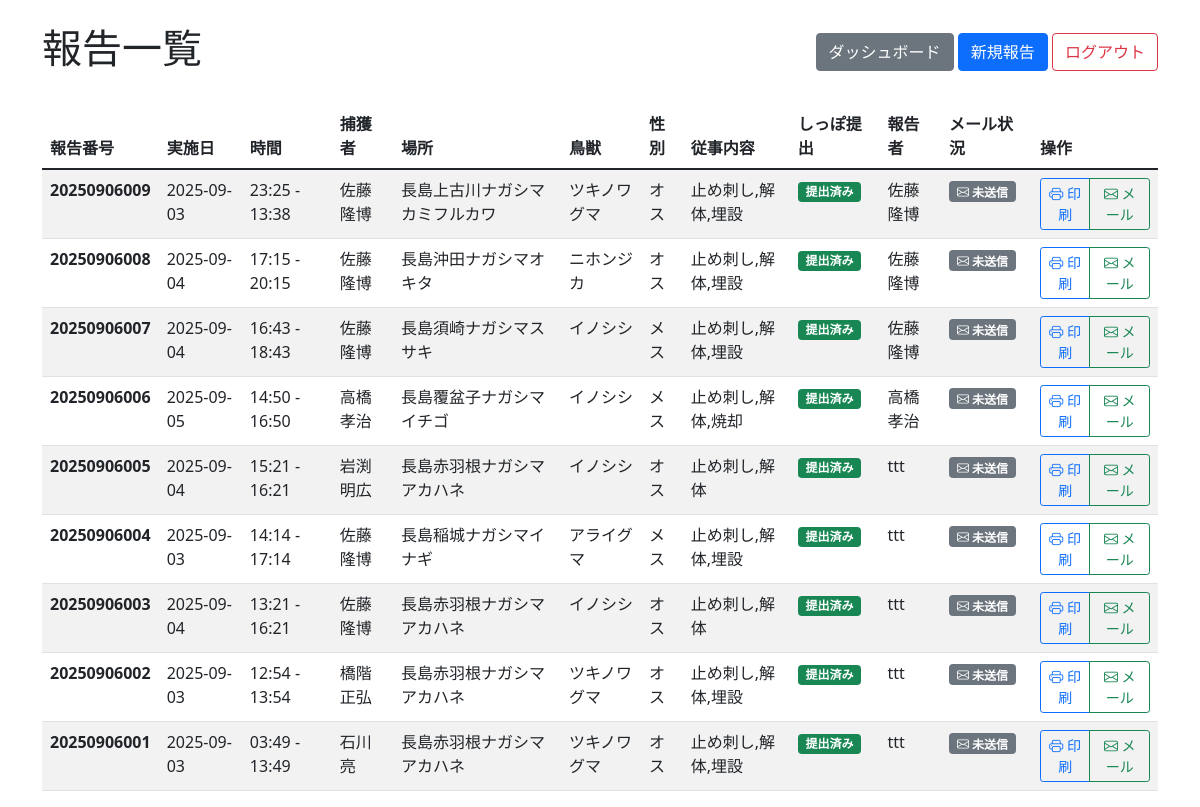
The app's page /reports (signed in), older data.
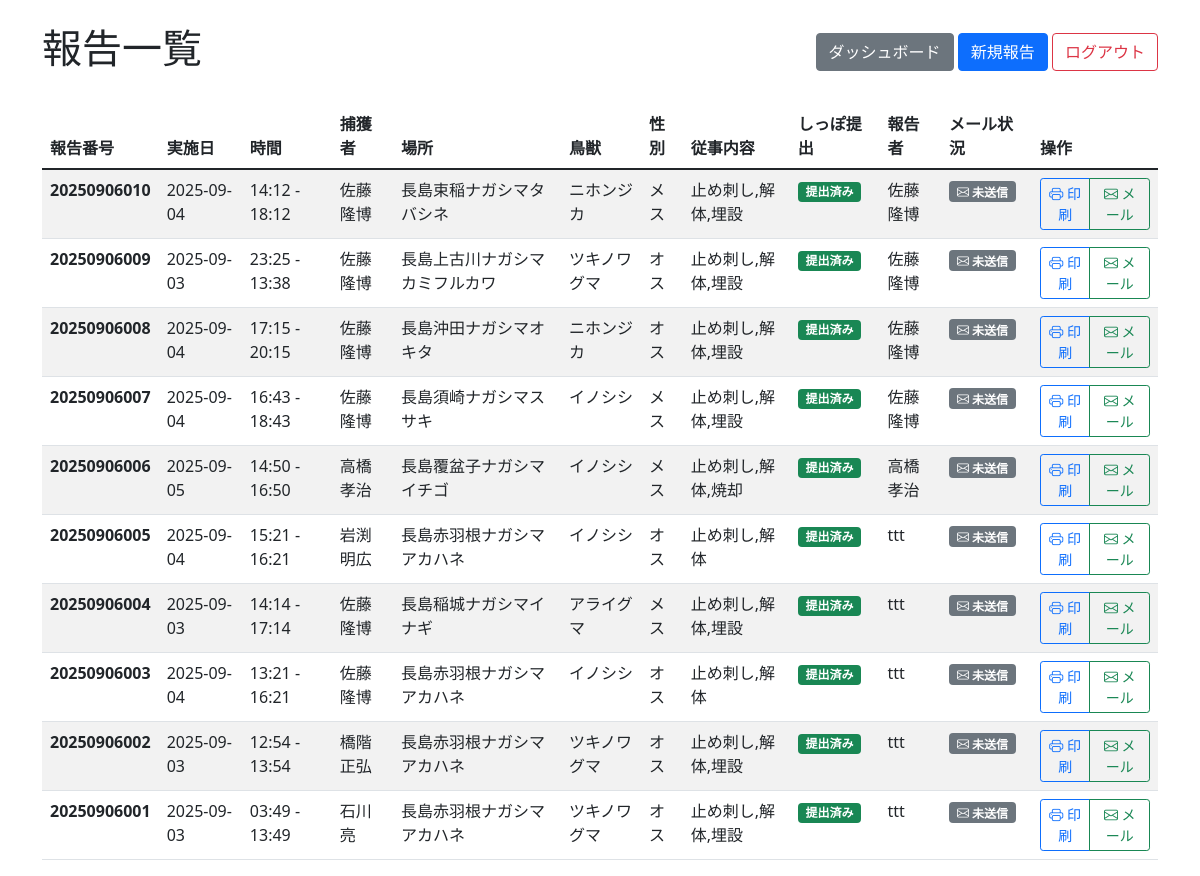
The same page, newer data.
### app.py (models this page shows)
class Report(Model):
    reportno = CharField(unique=True)  # 報告番号
    user = CharField()  # ユーザー名（またはID）
    date = CharField()
    start_time = CharField()
    end_time = CharField()
    method = CharField()
    hunter = CharField()
    team_members = CharField(null=True)  # 実施隊従事者（カンマ区切りで保存）
    location = CharField()
    animal = CharField()
    sex = CharField()
    tasks = CharField()  # カンマ区切りで保存
    tail_submitted = CharField()  # "yes" or "no"
    email_sent = BooleanField(default=False)  # メール送信済みフラグ
    email_sent_date = CharField(null=True)  # メール送信日時
    email_sent_by = CharField(null=True)  # メール送信者
    class Meta:
        database = db

### app.py (the view)
@app.route("/reports")
def reports():
    if "user_id" not in session:
        return redirect("/login")
    user = User.get_by_id(session["user_id"])
    if user.role == "admin":
        reports_list = Report.select().order_by(Report.reportno.desc())
    else:
        reports_list = Report.select().where(Report.user == user.name).order_by(Report.reportno.desc())
    return render_template("reports.html", reports=reports_list, user=user)

### templates/reports.html (shortened to what this page needs)
<!DOCTYPE html>
<html lang="ja">
<head>
    <link href="https://cdn.jsdelivr.net/npm/bootstrap@5.1.3/dist/css/bootstrap.min.css" rel="stylesheet">
    <link href="https://cdn.jsdelivr.net/npm/bootstrap-icons@1.7.2/font/bootstrap-icons.css" rel="stylesheet">
</head>
<body>
    <div class="container mt-4">
        <div class="d-flex justify-content-between align-items-center mb-4">
            <h1>報告一覧</h1>
            <div>
                <a href="/dashboard" class="btn btn-secondary">ダッシュボード</a>
                <a href="/report/new" class="btn btn-primary">新規報告</a>
                <a href="/logout" class="btn btn-outline-danger">ログアウト</a>
            </div>
        </div>
        {% if reports %}
        <div class="table-responsive">
            <table class="table table-striped">
                <thead>
                    <tr>
                        <th>報告番号</th>
                        <th>実施日</th>
                        <th>時間</th>
                        <th>捕獲者</th>
                        <th>場所</th>
                        <th>鳥獣</th>
                        <th>性別</th>
                        <th>従事内容</th>
                        <th>しっぽ提出</th>
                        <th>報告者</th>
                        <th>メール状況</th>
                        <th>操作</th>
                    </tr>
                </thead>
                <tbody>
                    {% for report in reports %}
                    <tr>
                        <td><strong>{{ report.reportno }}</strong></td>
                        <td>{{ report.date }}</td>
                        <td>{{ report.start_time }} - {{ report.end_time }}</td>
                        <td>{{ report.hunter }}</td>
                        <td>{{ report.location }}</td>
                        <td>{{ report.animal }}</td>
                        <td>{{ report.sex }}</td>
                        <td>{{ report.tasks }}</td>
                        <td>
                            {% if report.tail_submitted == "yes" %}
                            <span class="badge bg-success">提出済み</span>
                            {% else %}
                            <span class="badge bg-warning">未提出</span>
                            {% endif %}
                        </td>
                        <td>{{ report.user }}</td>
                        <td>
                            {% if report.email_sent %}
                            <span class="badge bg-success">
                                <i class="bi bi-envelope-check"></i> 送信済み
                            </span>
                            <br>
                            <small class="text-muted">{{ report.email_sent_date }}</small>
                            {% else %}
                            <span class="badge bg-secondary">
                                <i class="bi bi-envelope"></i> 未送信
                            </span>
                            {% endif %}
                        </td>
                        <td>
                            <div class="btn-group" role="group">
                                <a href="/report/print/{{ report.id }}" target="_blank" class="btn btn-sm btn-outline-primary">
                                    <i class="bi bi-printer"></i> 印刷
                                </a>
                                {% if user.role == "admin" %}
                                {% if not report.email_sent %}
                                <a href="/reports/{{ report.id }}/email" class="btn btn-sm btn-outline-success">
                                    <i class="bi bi-envelope"></i> メール
                                </a>
                                {% else %}
                                <button class="btn btn-sm btn-outline-secondary" disabled title="既に送信済み">
                                    <i class="bi bi-envelope-check"></i> 送信済み
                                </button>
                                {% endif %}
                                {% endif %}
                            </div>
                        </td>
                    </tr>
                    {% endfor %}
                </tbody>
            </table>
        </div>
        {% else %}
        <div class="alert alert-info">
            <h4>報告がありません</h4>
            <p>まだ報告が登録されていません。<a href="/report/new">新規報告</a>から最初の報告を作成してください。</p>
        </div>
        {% endif %}
    </div>
</body>
</html>

Row changes from the older to the newer data that the page shows:
added Report: reportno "20250906010", date "2025-09-04", start_time "14:12", end_time "18:12", hunter "佐藤隆博", location "長島束稲ナガシマタバシネ", animal "ニホンジカ", sex "メス", tasks "止め刺し,解体,埋設", tail_submitted "提出済み", user "佐藤隆博", email_sent False (drawn)
